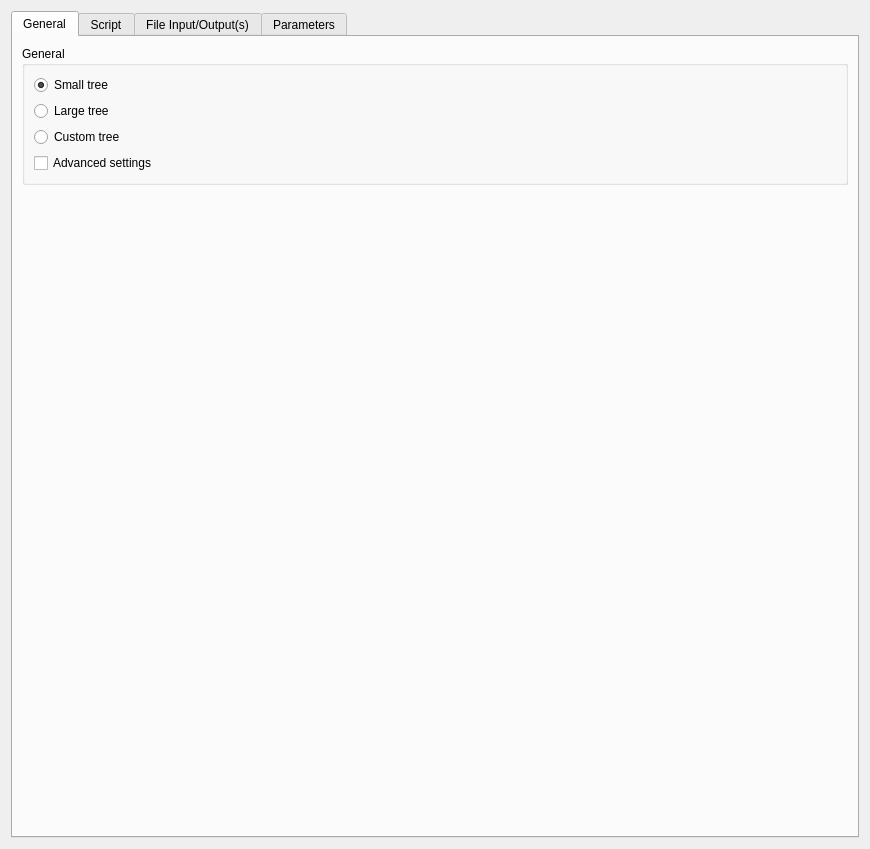
<?xml version="1.0" encoding="UTF-8"?>
<ui version="4.0">
 <class>VentilationWidget</class>
 <widget class="QWidget" name="VentilationWidget">
  <property name="geometry">
   <rect>
    <x>0</x>
    <y>0</y>
    <width>870</width>
    <height>849</height>
   </rect>
  </property>
  <property name="windowTitle">
   <string>Ventilation</string>
  </property>
  <layout class="QVBoxLayout" name="verticalLayout">
   <item>
    <widget class="QTabWidget" name="tabWidget">
     <property name="currentIndex">
      <number>0</number>
     </property>
     <widget class="QWidget" name="tabGeneral">
      <attribute name="title">
       <string>General</string>
      </attribute>
      <layout class="QVBoxLayout" name="verticalLayout_8">
       <item>
        <widget class="QGroupBox" name="groupBox_5">
         <property name="title">
          <string>General</string>
         </property>
         <layout class="QVBoxLayout" name="verticalLayout_7">
          <item>
           <widget class="QRadioButton" name="radioButtonTreeModelSmall">
            <property name="text">
             <string>Small tree</string>
            </property>
            <property name="checked">
             <bool>true</bool>
            </property>
            <attribute name="buttonGroup">
             <string notr="true">buttonGroupTreeModel</string>
            </attribute>
           </widget>
          </item>
          <item>
           <widget class="QRadioButton" name="radioButtonTreeModelLarge">
            <property name="text">
             <string>Large tree</string>
            </property>
            <attribute name="buttonGroup">
             <string notr="true">buttonGroupTreeModel</string>
            </attribute>
           </widget>
          </item>
          <item>
           <widget class="QRadioButton" name="radioButtonTreeModelCustom">
            <property name="text">
             <string>Custom tree</string>
            </property>
            <attribute name="buttonGroup">
             <string notr="true">buttonGroupTreeModel</string>
            </attribute>
           </widget>
          </item>
          <item>
           <widget class="QCheckBox" name="checkBoxAdvanced">
            <property name="text">
             <string>Advanced settings</string>
            </property>
           </widget>
          </item>
         </layout>
        </widget>
       </item>
       <item>
        <spacer name="verticalSpacer_7">
         <property name="orientation">
          <enum>Qt::Vertical</enum>
         </property>
         <property name="sizeHint" stdset="0">
          <size>
           <width>20</width>
           <height>40</height>
          </size>
         </property>
        </spacer>
       </item>
      </layout>
     </widget>
     <widget class="QWidget" name="tabScript">
      <attribute name="title">
       <string>Script</string>
      </attribute>
      <layout class="QVBoxLayout" name="verticalLayout_3">
       <item>
        <widget class="QGroupBox" name="groupBox">
         <property name="sizePolicy">
          <sizepolicy hsizetype="Preferred" vsizetype="Expanding">
           <horstretch>0</horstretch>
           <verstretch>2</verstretch>
          </sizepolicy>
         </property>
         <property name="title">
          <string>Script</string>
         </property>
         <layout class="QGridLayout" name="gridLayout">
          <item row="0" column="0">
           <widget class="QPlainTextEdit" name="plainTextEditScript">
            <property name="sizePolicy">
             <sizepolicy hsizetype="Expanding" vsizetype="Expanding">
              <horstretch>0</horstretch>
              <verstretch>2</verstretch>
             </sizepolicy>
            </property>
           </widget>
          </item>
         </layout>
        </widget>
       </item>
      </layout>
     </widget>
     <widget class="QWidget" name="tabFileInputs">
      <attribute name="title">
       <string>File Input/Output(s)</string>
      </attribute>
      <layout class="QVBoxLayout" name="verticalLayout_9">
       <item>
        <widget class="QGroupBox" name="groupBox_2">
         <property name="title">
          <string>Tree</string>
         </property>
         <layout class="QVBoxLayout" name="verticalLayout_6">
          <item>
           <widget class="QCheckBox" name="checkBoxInBuiltTree">
            <property name="text">
             <string>Use in-built tree files</string>
            </property>
           </widget>
          </item>
          <item>
           <layout class="QGridLayout" name="gridLayout_2">
            <item row="0" column="0">
             <widget class="QLabel" name="label_22">
              <property name="text">
               <string>ipnode:</string>
              </property>
             </widget>
            </item>
            <item row="0" column="1">
             <widget class="QLineEdit" name="lineEditIpNode"/>
            </item>
            <item row="0" column="2">
             <widget class="QPushButton" name="pushButtonChooseIpNode">
              <property name="text">
               <string>Choose</string>
              </property>
             </widget>
            </item>
            <item row="1" column="0">
             <widget class="QLabel" name="label_23">
              <property name="text">
               <string>ipelem:</string>
              </property>
             </widget>
            </item>
            <item row="1" column="1">
             <widget class="QLineEdit" name="lineEditIpElem"/>
            </item>
            <item row="1" column="2">
             <widget class="QPushButton" name="pushButtonChooseIpElem">
              <property name="text">
               <string>Choose</string>
              </property>
             </widget>
            </item>
            <item row="2" column="0">
             <widget class="QLabel" name="label_21">
              <property name="text">
               <string>ipfiel:</string>
              </property>
             </widget>
            </item>
            <item row="2" column="1">
             <widget class="QLineEdit" name="lineEditIpField"/>
            </item>
            <item row="2" column="2">
             <widget class="QPushButton" name="pushButtonChooseIpField">
              <property name="text">
               <string>Choose</string>
              </property>
             </widget>
            </item>
            <item row="3" column="0">
             <widget class="QLabel" name="label_33">
              <property name="text">
               <string>ipmesh:</string>
              </property>
             </widget>
            </item>
            <item row="3" column="1">
             <widget class="QLineEdit" name="lineEditIpMesh"/>
            </item>
            <item row="3" column="2">
             <widget class="QPushButton" name="pushButtonChooseIpMesh">
              <property name="text">
               <string>Choose</string>
              </property>
             </widget>
            </item>
           </layout>
          </item>
          <item>
           <spacer name="verticalSpacer_5">
            <property name="orientation">
             <enum>Qt::Vertical</enum>
            </property>
            <property name="sizeHint" stdset="0">
             <size>
              <width>20</width>
              <height>40</height>
             </size>
            </property>
           </spacer>
          </item>
         </layout>
        </widget>
       </item>
       <item>
        <widget class="QGroupBox" name="groupBox_3">
         <property name="title">
          <string>Flow</string>
         </property>
         <layout class="QVBoxLayout" name="verticalLayout_4">
          <item>
           <widget class="QCheckBox" name="checkBoxInBuiltFlow">
            <property name="text">
             <string>Use in-built flow file</string>
            </property>
           </widget>
          </item>
          <item>
           <layout class="QHBoxLayout" name="horizontalLayout_2">
            <item>
             <widget class="QLabel" name="label_25">
              <property name="text">
               <string>Flow file::</string>
              </property>
             </widget>
            </item>
            <item>
             <widget class="QLineEdit" name="lineEditFlow"/>
            </item>
            <item>
             <widget class="QPushButton" name="pushButtonChooseFlow">
              <property name="text">
               <string>Choose</string>
              </property>
             </widget>
            </item>
           </layout>
          </item>
          <item>
           <spacer name="verticalSpacer_4">
            <property name="orientation">
             <enum>Qt::Vertical</enum>
            </property>
            <property name="sizeHint" stdset="0">
             <size>
              <width>20</width>
              <height>40</height>
             </size>
            </property>
           </spacer>
          </item>
         </layout>
        </widget>
       </item>
       <item>
        <widget class="QGroupBox" name="groupBox_4">
         <property name="title">
          <string>Output</string>
         </property>
         <layout class="QVBoxLayout" name="verticalLayout_5">
          <item>
           <layout class="QGridLayout" name="gridLayout_3">
            <item row="0" column="0">
             <widget class="QLabel" name="label_26">
              <property name="text">
               <string>Terminal exnode:</string>
              </property>
             </widget>
            </item>
            <item row="0" column="1">
             <widget class="QLineEdit" name="lineEditTerminalExNode"/>
            </item>
            <item row="0" column="2">
             <widget class="QPushButton" name="pushButtonChooseTerminalExNode">
              <property name="text">
               <string>Choose</string>
              </property>
             </widget>
            </item>
            <item row="1" column="0">
             <widget class="QLabel" name="label_24">
              <property name="text">
               <string>Tree exelem:</string>
              </property>
             </widget>
            </item>
            <item row="1" column="1">
             <widget class="QLineEdit" name="lineEditTreeExElem"/>
            </item>
            <item row="1" column="2">
             <widget class="QPushButton" name="pushButtonChooseTreeExElem">
              <property name="text">
               <string>Choose</string>
              </property>
             </widget>
            </item>
            <item row="2" column="0">
             <widget class="QLabel" name="label_20">
              <property name="text">
               <string>Tree exnode:</string>
              </property>
             </widget>
            </item>
            <item row="2" column="1">
             <widget class="QLineEdit" name="lineEditTreeExNode"/>
            </item>
            <item row="2" column="2">
             <widget class="QPushButton" name="pushButtonChooseTreeExNode">
              <property name="text">
               <string>Choose</string>
              </property>
             </widget>
            </item>
            <item row="3" column="0">
             <widget class="QLabel" name="label_27">
              <property name="text">
               <string>Ventilation exelem:</string>
              </property>
             </widget>
            </item>
            <item row="3" column="1">
             <widget class="QLineEdit" name="lineEditVentilationExElem"/>
            </item>
            <item row="3" column="2">
             <widget class="QPushButton" name="pushButtonChooseVentilationExElem">
              <property name="text">
               <string>Choose</string>
              </property>
             </widget>
            </item>
            <item row="4" column="0">
             <widget class="QLabel" name="label_32">
              <property name="text">
               <string>Radius exelem:</string>
              </property>
             </widget>
            </item>
            <item row="4" column="1">
             <widget class="QLineEdit" name="lineEditRadiusExElem"/>
            </item>
            <item row="4" column="2">
             <widget class="QPushButton" name="pushButtonChooseRadiusExElem">
              <property name="text">
               <string>Choose</string>
              </property>
             </widget>
            </item>
           </layout>
          </item>
          <item>
           <spacer name="verticalSpacer_3">
            <property name="orientation">
             <enum>Qt::Vertical</enum>
            </property>
            <property name="sizeHint" stdset="0">
             <size>
              <width>20</width>
              <height>40</height>
             </size>
            </property>
           </spacer>
          </item>
         </layout>
        </widget>
       </item>
       <item>
        <spacer name="verticalSpacer_6">
         <property name="orientation">
          <enum>Qt::Vertical</enum>
         </property>
         <property name="sizeHint" stdset="0">
          <size>
           <width>20</width>
           <height>40</height>
          </size>
         </property>
        </spacer>
       </item>
      </layout>
     </widget>
     <widget class="QWidget" name="tabParameters">
      <attribute name="title">
       <string>Parameters</string>
      </attribute>
      <layout class="QVBoxLayout" name="verticalLayout_2">
       <item>
        <widget class="QGroupBox" name="groupBoxMainParameters">
         <property name="title">
          <string>Main Parameters</string>
         </property>
         <layout class="QFormLayout" name="formLayout">
          <item row="0" column="0">
           <widget class="QLabel" name="label">
            <property name="text">
             <string>Number of breaths:</string>
            </property>
           </widget>
          </item>
          <item row="0" column="1">
           <widget class="QSpinBox" name="spinBoxNumberOfBreaths">
            <property name="minimum">
             <number>1</number>
            </property>
            <property name="value">
             <number>5</number>
            </property>
           </widget>
          </item>
          <item row="1" column="0">
           <widget class="QLabel" name="label_2">
            <property name="text">
             <string>Number of iterations:</string>
            </property>
           </widget>
          </item>
          <item row="1" column="1">
           <widget class="QSpinBox" name="spinBoxNumberOfIterations">
            <property name="minimum">
             <number>1</number>
            </property>
            <property name="maximum">
             <number>999999999</number>
            </property>
            <property name="singleStep">
             <number>100</number>
            </property>
            <property name="value">
             <number>200</number>
            </property>
           </widget>
          </item>
          <item row="2" column="0">
           <widget class="QLabel" name="label_3">
            <property name="text">
             <string>dt:</string>
            </property>
           </widget>
          </item>
          <item row="2" column="1">
           <widget class="ScientificDoubleSpinBox" name="doubleSpinBoxTimeStep"/>
          </item>
          <item row="3" column="0">
           <widget class="QLabel" name="label_4">
            <property name="text">
             <string>Error tolerance:</string>
            </property>
           </widget>
          </item>
          <item row="3" column="1">
           <widget class="ScientificDoubleSpinBox" name="doubleSpinBoxErrorTolerance">
            <property name="sizePolicy">
             <sizepolicy hsizetype="Minimum" vsizetype="Fixed">
              <horstretch>0</horstretch>
              <verstretch>0</verstretch>
             </sizepolicy>
            </property>
           </widget>
          </item>
         </layout>
        </widget>
       </item>
       <item>
        <widget class="QGroupBox" name="groupBoxFlowParameters">
         <property name="title">
          <string>Flow Parameters</string>
         </property>
         <layout class="QFormLayout" name="formLayout_2">
          <item row="0" column="0">
           <widget class="QLabel" name="label_5">
            <property name="text">
             <string>FRC:</string>
            </property>
           </widget>
          </item>
          <item row="0" column="1">
           <widget class="ScientificDoubleSpinBox" name="doubleSpinBoxFRC">
            <property name="sizePolicy">
             <sizepolicy hsizetype="Minimum" vsizetype="Fixed">
              <horstretch>0</horstretch>
              <verstretch>0</verstretch>
             </sizepolicy>
            </property>
           </widget>
          </item>
          <item row="2" column="0">
           <widget class="QLabel" name="label_6">
            <property name="text">
             <string>Constrict:</string>
            </property>
           </widget>
          </item>
          <item row="2" column="1">
           <widget class="ScientificDoubleSpinBox" name="doubleSpinBoxConstrict">
            <property name="sizePolicy">
             <sizepolicy hsizetype="Minimum" vsizetype="Fixed">
              <horstretch>0</horstretch>
              <verstretch>0</verstretch>
             </sizepolicy>
            </property>
           </widget>
          </item>
          <item row="4" column="0">
           <widget class="QLabel" name="label_7">
            <property name="text">
             <string>T interval:</string>
            </property>
           </widget>
          </item>
          <item row="4" column="1">
           <widget class="ScientificDoubleSpinBox" name="doubleSpinBoxTInterval">
            <property name="sizePolicy">
             <sizepolicy hsizetype="Minimum" vsizetype="Fixed">
              <horstretch>0</horstretch>
              <verstretch>0</verstretch>
             </sizepolicy>
            </property>
           </widget>
          </item>
          <item row="6" column="0">
           <widget class="QLabel" name="label_8">
            <property name="text">
             <string>G dirn:</string>
            </property>
           </widget>
          </item>
          <item row="6" column="1">
           <widget class="QSpinBox" name="spinBoxGdirn">
            <property name="sizePolicy">
             <sizepolicy hsizetype="Minimum" vsizetype="Fixed">
              <horstretch>0</horstretch>
              <verstretch>0</verstretch>
             </sizepolicy>
            </property>
            <property name="minimum">
             <number>1</number>
            </property>
           </widget>
          </item>
          <item row="8" column="0">
           <widget class="QLabel" name="label_9">
            <property name="text">
             <string>Press in</string>
            </property>
           </widget>
          </item>
          <item row="8" column="1">
           <widget class="ScientificDoubleSpinBox" name="doubleSpinBoxPressIn">
            <property name="sizePolicy">
             <sizepolicy hsizetype="Minimum" vsizetype="Fixed">
              <horstretch>0</horstretch>
              <verstretch>0</verstretch>
             </sizepolicy>
            </property>
           </widget>
          </item>
          <item row="10" column="0">
           <widget class="QLabel" name="label_10">
            <property name="text">
             <string>COV:</string>
            </property>
           </widget>
          </item>
          <item row="10" column="1">
           <widget class="ScientificDoubleSpinBox" name="doubleSpinBoxCOV">
            <property name="sizePolicy">
             <sizepolicy hsizetype="Minimum" vsizetype="Fixed">
              <horstretch>0</horstretch>
              <verstretch>0</verstretch>
             </sizepolicy>
            </property>
           </widget>
          </item>
          <item row="12" column="0">
           <widget class="QLabel" name="label_11">
            <property name="text">
             <string>R max. mean:</string>
            </property>
           </widget>
          </item>
          <item row="12" column="1">
           <widget class="ScientificDoubleSpinBox" name="doubleSpinBoxRMaxMean">
            <property name="sizePolicy">
             <sizepolicy hsizetype="Minimum" vsizetype="Fixed">
              <horstretch>0</horstretch>
              <verstretch>0</verstretch>
             </sizepolicy>
            </property>
           </widget>
          </item>
          <item row="14" column="0">
           <widget class="QLabel" name="label_12">
            <property name="text">
             <string>R min. mean:</string>
            </property>
           </widget>
          </item>
          <item row="14" column="1">
           <widget class="ScientificDoubleSpinBox" name="doubleSpinBoxRMinMean">
            <property name="sizePolicy">
             <sizepolicy hsizetype="Minimum" vsizetype="Fixed">
              <horstretch>0</horstretch>
              <verstretch>0</verstretch>
             </sizepolicy>
            </property>
           </widget>
          </item>
          <item row="16" column="0">
           <widget class="QLabel" name="label_13">
            <property name="text">
             <string>i-e ratio:</string>
            </property>
           </widget>
          </item>
          <item row="16" column="1">
           <widget class="ScientificDoubleSpinBox" name="doubleSpinBoxIERatio">
            <property name="sizePolicy">
             <sizepolicy hsizetype="Minimum" vsizetype="Fixed">
              <horstretch>0</horstretch>
              <verstretch>0</verstretch>
             </sizepolicy>
            </property>
           </widget>
          </item>
          <item row="18" column="0">
           <widget class="QLabel" name="label_18">
            <property name="text">
             <string>Ref. volume:</string>
            </property>
           </widget>
          </item>
          <item row="18" column="1">
           <widget class="ScientificDoubleSpinBox" name="doubleSpinBoxRefVolume">
            <property name="sizePolicy">
             <sizepolicy hsizetype="Minimum" vsizetype="Fixed">
              <horstretch>0</horstretch>
              <verstretch>0</verstretch>
             </sizepolicy>
            </property>
           </widget>
          </item>
          <item row="20" column="0">
           <widget class="QLabel" name="label_14">
            <property name="text">
             <string>Volume target:</string>
            </property>
           </widget>
          </item>
          <item row="20" column="1">
           <widget class="ScientificDoubleSpinBox" name="doubleSpinBoxVolumeTarget">
            <property name="sizePolicy">
             <sizepolicy hsizetype="Minimum" vsizetype="Fixed">
              <horstretch>0</horstretch>
              <verstretch>0</verstretch>
             </sizepolicy>
            </property>
           </widget>
          </item>
          <item row="22" column="0">
           <widget class="QLabel" name="label_15">
            <property name="text">
             <string>Pmus step:</string>
            </property>
           </widget>
          </item>
          <item row="22" column="1">
           <widget class="ScientificDoubleSpinBox" name="doubleSpinBoxPMusStep">
            <property name="sizePolicy">
             <sizepolicy hsizetype="Minimum" vsizetype="Fixed">
              <horstretch>0</horstretch>
              <verstretch>0</verstretch>
             </sizepolicy>
            </property>
            <property name="minimum">
             <double>-9999999.990000000223517</double>
            </property>
           </widget>
          </item>
          <item row="24" column="0">
           <widget class="QLabel" name="label_17">
            <property name="text">
             <string>Expiration type:</string>
            </property>
           </widget>
          </item>
          <item row="26" column="0">
           <widget class="QLabel" name="label_16">
            <property name="text">
             <string>Chest wall compliance:</string>
            </property>
           </widget>
          </item>
          <item row="26" column="1">
           <widget class="ScientificDoubleSpinBox" name="doubleSpinBoxChestWallCompliance">
            <property name="sizePolicy">
             <sizepolicy hsizetype="Minimum" vsizetype="Fixed">
              <horstretch>0</horstretch>
              <verstretch>0</verstretch>
             </sizepolicy>
            </property>
           </widget>
          </item>
          <item row="24" column="1">
           <widget class="QComboBox" name="comboBoxExpirationType">
            <item>
             <property name="text">
              <string>Passive</string>
             </property>
            </item>
           </widget>
          </item>
         </layout>
        </widget>
       </item>
       <item>
        <spacer name="verticalSpacer">
         <property name="orientation">
          <enum>Qt::Vertical</enum>
         </property>
         <property name="sizeHint" stdset="0">
          <size>
           <width>20</width>
           <height>40</height>
          </size>
         </property>
        </spacer>
       </item>
      </layout>
     </widget>
    </widget>
   </item>
  </layout>
 </widget>
 <customwidgets>
  <customwidget>
   <class>ScientificDoubleSpinBox</class>
   <extends>QDoubleSpinBox</extends>
   <header>opencmiss/neon/ui/misc/scientificdoublespinbox.h</header>
  </customwidget>
 </customwidgets>
 <tabstops>
  <tabstop>spinBoxNumberOfBreaths</tabstop>
  <tabstop>spinBoxNumberOfIterations</tabstop>
  <tabstop>doubleSpinBoxTimeStep</tabstop>
  <tabstop>doubleSpinBoxErrorTolerance</tabstop>
  <tabstop>doubleSpinBoxFRC</tabstop>
  <tabstop>doubleSpinBoxConstrict</tabstop>
  <tabstop>doubleSpinBoxTInterval</tabstop>
  <tabstop>spinBoxGdirn</tabstop>
  <tabstop>doubleSpinBoxPressIn</tabstop>
  <tabstop>doubleSpinBoxCOV</tabstop>
  <tabstop>doubleSpinBoxRMaxMean</tabstop>
  <tabstop>doubleSpinBoxRMinMean</tabstop>
  <tabstop>doubleSpinBoxIERatio</tabstop>
  <tabstop>doubleSpinBoxRefVolume</tabstop>
  <tabstop>doubleSpinBoxVolumeTarget</tabstop>
  <tabstop>doubleSpinBoxPMusStep</tabstop>
  <tabstop>comboBoxExpirationType</tabstop>
  <tabstop>doubleSpinBoxChestWallCompliance</tabstop>
 </tabstops>
 <resources/>
 <connections/>
 <buttongroups>
  <buttongroup name="buttonGroupTreeModel"/>
 </buttongroups>
</ui>
